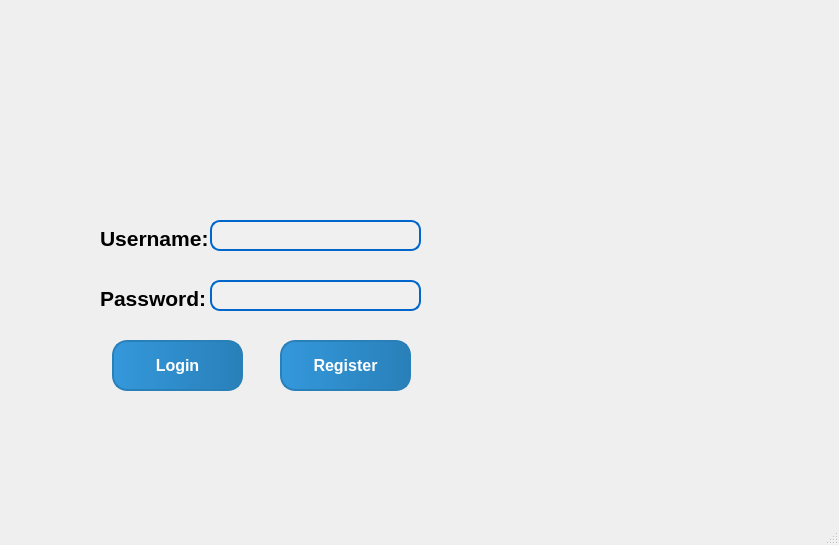
<?xml version="1.0" encoding="UTF-8"?>
<ui version="4.0">
 <class>MainWindow</class>
 <widget class="QMainWindow" name="MainWindow">
  <property name="geometry">
   <rect>
    <x>0</x>
    <y>0</y>
    <width>839</width>
    <height>545</height>
   </rect>
  </property>
  <property name="windowTitle">
   <string>MainWindow</string>
  </property>
  <property name="windowIcon">
   <iconset>
    <normaloff>../images/image-Photoroom.png</normaloff>../images/image-Photoroom.png</iconset>
  </property>
  <widget class="QWidget" name="centralwidget">
   <widget class="QLabel" name="label">
    <property name="geometry">
     <rect>
      <x>-10</x>
      <y>0</y>
      <width>851</width>
      <height>511</height>
     </rect>
    </property>
    <property name="font">
     <font>
      <family>Arial</family>
      <pointsize>16</pointsize>
     </font>
    </property>
    <property name="text">
     <string/>
    </property>
    <property name="pixmap">
     <pixmap>../images/Login.png</pixmap>
    </property>
    <property name="scaledContents">
     <bool>true</bool>
    </property>
   </widget>
   <widget class="QLabel" name="label_2">
    <property name="geometry">
     <rect>
      <x>100</x>
      <y>230</y>
      <width>111</width>
      <height>16</height>
     </rect>
    </property>
    <property name="font">
     <font>
      <family>Arial</family>
      <pointsize>16</pointsize>
      <weight>75</weight>
      <bold>true</bold>
     </font>
    </property>
    <property name="text">
     <string>Username:</string>
    </property>
   </widget>
   <widget class="QLineEdit" name="lineEditUserName">
    <property name="geometry">
     <rect>
      <x>210</x>
      <y>220</y>
      <width>211</width>
      <height>31</height>
     </rect>
    </property>
    <property name="font">
     <font>
      <pointsize>-1</pointsize>
     </font>
    </property>
    <property name="styleSheet">
     <string notr="true">QLineEdit {
    background-color: #f0f0f0; /* Nền mặc định */
    border: 2px solid #0066cc; /* Viền */
    border-radius: 10px; /* Bo góc */
    padding: 5px; /* Khoảng cách bên trong */
    color: #333; /* Màu chữ */
    font-size: 16px; /* Kích thước chữ */
    transition: background 0.3s ease; /* Thêm hiệu ứng chuyển màu nền */
}

QLineEdit:hover {
    background-color: #ffeb3b; /* Màu vàng nền khi hover */
    border-color: #ffcc00; /* Màu viền khi hover */
}

QLineEdit:focus {
    background-color: #ffeb3b; /* Màu vàng nền khi focus */
    border-color: #ffcc00; /* Màu viền khi focus */
}
</string>
    </property>
   </widget>
   <widget class="QLabel" name="label_3">
    <property name="geometry">
     <rect>
      <x>100</x>
      <y>290</y>
      <width>111</width>
      <height>16</height>
     </rect>
    </property>
    <property name="font">
     <font>
      <family>Arial</family>
      <pointsize>16</pointsize>
      <weight>75</weight>
      <bold>true</bold>
     </font>
    </property>
    <property name="text">
     <string>Password:</string>
    </property>
   </widget>
   <widget class="QLineEdit" name="lineEditPassword">
    <property name="geometry">
     <rect>
      <x>210</x>
      <y>280</y>
      <width>211</width>
      <height>31</height>
     </rect>
    </property>
    <property name="font">
     <font>
      <pointsize>-1</pointsize>
     </font>
    </property>
    <property name="styleSheet">
     <string notr="true">QLineEdit {
    background-color: #f0f0f0; /* Nền mặc định */
    border: 2px solid #0066cc; /* Viền */
    border-radius: 10px; /* Bo góc */
    padding: 5px; /* Khoảng cách bên trong */
    color: #333; /* Màu chữ */
    font-size: 16px; /* Kích thước chữ */
    transition: background 0.3s ease; /* Thêm hiệu ứng chuyển màu nền */
}

QLineEdit:hover {
    background-color: #ffeb3b; /* Màu vàng nền khi hover */
    border-color: #ffcc00; /* Màu viền khi hover */
}

QLineEdit:focus {
    background-color: #ffeb3b; /* Màu vàng nền khi focus */
    border-color: #ffcc00; /* Màu viền khi focus */
}
</string>
    </property>
    <property name="echoMode">
     <enum>QLineEdit::Password</enum>
    </property>
   </widget>
   <widget class="QPushButton" name="pushButtonLogin">
    <property name="geometry">
     <rect>
      <x>112</x>
      <y>340</y>
      <width>131</width>
      <height>51</height>
     </rect>
    </property>
    <property name="font">
     <font>
      <pointsize>-1</pointsize>
      <weight>75</weight>
      <bold>true</bold>
     </font>
    </property>
    <property name="styleSheet">
     <string notr="true">/* Tùy chỉnh cho QTabWidget */
QTabWidget::pane {
    border: none; /* Xóa viền của QTabWidget */
    background-color: transparent; /* Nền trong suốt */
}

QTabBar::tab {
    background: qlineargradient(x1:0, y1:0, x2:1, y2:0, stop:0 #4e79b0, stop:1 #1e5fa1); /* Gradient nền của tab */
    color: white; /* Màu chữ */
    border: 2px solid #1e5fa1; /* Viền tab */
    border-radius: 12px; /* Bo tròn góc của tab */
    padding: 12px; /* Khoảng cách giữa văn bản và viền */
    margin-right: 6px; /* Khoảng cách giữa các tab */
    font-size: 14px; /* Kích thước font chữ */
    font-weight: bold; /* Làm cho chữ đậm */
}

QTabBar::tab:selected {
    background: qlineargradient(x1:0, y1:0, x2:1, y2:0, stop:0 #1abc9c, stop:1 #16a085); /* Gradient nền của tab khi chọn */
    border-color: #1abc9c; /* Viền của tab khi chọn */
}

QTabBar::tab:hover {
    background: qlineargradient(x1:0, y1:0, x2:1, y2:0, stop:0 #16a085, stop:1 #1abc9c); /* Gradient nền của tab khi hover */
}

/* Tùy chỉnh cho các nút */
QPushButton {
    background: qlineargradient(x1:0, y1:0, x2:1, y2:0, stop:0 #3498db, stop:1 #2980b9); /* Gradient nền của nút */
    color: white; /* Màu chữ */
    border: 2px solid #2980b9; /* Viền của nút */
    border-radius: 15px; /* Bo tròn góc của nút */
    padding: 15px 30px; /* Khoảng cách giữa văn bản và viền */
    font-size: 16px; /* Kích thước font chữ */
    font-weight: bold; /* Làm cho chữ đậm */
    transition: background-color 0.3s, border-color 0.3s, color 0.3s; /* Hiệu ứng chuyển màu */
}

QPushButton:hover {
    background: qlineargradient(x1:0, y1:0, x2:1, y2:0, stop:0 #1abc9c, stop:1 #16a085); /* Gradient nền của nút khi hover */
    color: white; /* Màu chữ khi hover */
    border-color: #16a085; /* Viền của nút khi hover */
}

QPushButton:pressed {
    background: qlineargradient(x1:0, y1:0, x2:1, y2:0, stop:0 #16a085, stop:1 #1abc9c); /* Gradient nền của nút khi nhấn */
    border-color: #1abc9c; /* Viền của nút khi nhấn */
    color: white; /* Màu chữ khi nhấn */
    transform: scale(0.98); /* Tạo hiệu ứng co lại khi nhấn */
}

/* Tùy chỉnh cho các tab khi không chọn */
QTabBar::tab:!selected {
    background: qlineargradient(x1:0, y1:0, x2:1, y2:0, stop:0 #34495e, stop:1 #2c3e50); /* Gradient nền cho tab chưa chọn */
    border-color: #2c3e50; /* Viền cho tab chưa chọn */
    color: #ecf0f1; /* Màu chữ cho tab chưa chọn */
}

/* Đảm bảo rằng tab có hiệu ứng khi hover */
QTabBar::tab:hover:!selected {
    background: qlineargradient(x1:0, y1:0, x2:1, y2:0, stop:0 #1abc9c, stop:1 #16a085); /* Gradient nền khi hover vào tab chưa chọn */
    border-color: #16a085;
}

</string>
    </property>
    <property name="text">
     <string>Login</string>
    </property>
   </widget>
   <widget class="QPushButton" name="pushButtonRegister">
    <property name="geometry">
     <rect>
      <x>280</x>
      <y>340</y>
      <width>131</width>
      <height>51</height>
     </rect>
    </property>
    <property name="font">
     <font>
      <pointsize>-1</pointsize>
      <weight>75</weight>
      <bold>true</bold>
     </font>
    </property>
    <property name="styleSheet">
     <string notr="true">/* Tùy chỉnh cho QTabWidget */
QTabWidget::pane {
    border: none; /* Xóa viền của QTabWidget */
    background-color: transparent; /* Nền trong suốt */
}

QTabBar::tab {
    background: qlineargradient(x1:0, y1:0, x2:1, y2:0, stop:0 #4e79b0, stop:1 #1e5fa1); /* Gradient nền của tab */
    color: white; /* Màu chữ */
    border: 2px solid #1e5fa1; /* Viền tab */
    border-radius: 12px; /* Bo tròn góc của tab */
    padding: 12px; /* Khoảng cách giữa văn bản và viền */
    margin-right: 6px; /* Khoảng cách giữa các tab */
    font-size: 14px; /* Kích thước font chữ */
    font-weight: bold; /* Làm cho chữ đậm */
}

QTabBar::tab:selected {
    background: qlineargradient(x1:0, y1:0, x2:1, y2:0, stop:0 #1abc9c, stop:1 #16a085); /* Gradient nền của tab khi chọn */
    border-color: #1abc9c; /* Viền của tab khi chọn */
}

QTabBar::tab:hover {
    background: qlineargradient(x1:0, y1:0, x2:1, y2:0, stop:0 #16a085, stop:1 #1abc9c); /* Gradient nền của tab khi hover */
}

/* Tùy chỉnh cho các nút */
QPushButton {
    background: qlineargradient(x1:0, y1:0, x2:1, y2:0, stop:0 #3498db, stop:1 #2980b9); /* Gradient nền của nút */
    color: white; /* Màu chữ */
    border: 2px solid #2980b9; /* Viền của nút */
    border-radius: 15px; /* Bo tròn góc của nút */
    padding: 15px 30px; /* Khoảng cách giữa văn bản và viền */
    font-size: 16px; /* Kích thước font chữ */
    font-weight: bold; /* Làm cho chữ đậm */
    transition: background-color 0.3s, border-color 0.3s, color 0.3s; /* Hiệu ứng chuyển màu */
}

QPushButton:hover {
    background: qlineargradient(x1:0, y1:0, x2:1, y2:0, stop:0 #1abc9c, stop:1 #16a085); /* Gradient nền của nút khi hover */
    color: white; /* Màu chữ khi hover */
    border-color: #16a085; /* Viền của nút khi hover */
}

QPushButton:pressed {
    background: qlineargradient(x1:0, y1:0, x2:1, y2:0, stop:0 #16a085, stop:1 #1abc9c); /* Gradient nền của nút khi nhấn */
    border-color: #1abc9c; /* Viền của nút khi nhấn */
    color: white; /* Màu chữ khi nhấn */
    transform: scale(0.98); /* Tạo hiệu ứng co lại khi nhấn */
}

/* Tùy chỉnh cho các tab khi không chọn */
QTabBar::tab:!selected {
    background: qlineargradient(x1:0, y1:0, x2:1, y2:0, stop:0 #34495e, stop:1 #2c3e50); /* Gradient nền cho tab chưa chọn */
    border-color: #2c3e50; /* Viền cho tab chưa chọn */
    color: #ecf0f1; /* Màu chữ cho tab chưa chọn */
}

/* Đảm bảo rằng tab có hiệu ứng khi hover */
QTabBar::tab:hover:!selected {
    background: qlineargradient(x1:0, y1:0, x2:1, y2:0, stop:0 #1abc9c, stop:1 #16a085); /* Gradient nền khi hover vào tab chưa chọn */
    border-color: #16a085;
}
</string>
    </property>
    <property name="text">
     <string>Register</string>
    </property>
   </widget>
  </widget>
  <widget class="QMenuBar" name="menubar">
   <property name="geometry">
    <rect>
     <x>0</x>
     <y>0</y>
     <width>839</width>
     <height>18</height>
    </rect>
   </property>
  </widget>
  <widget class="QStatusBar" name="statusbar"/>
 </widget>
 <resources/>
 <connections/>
</ui>
